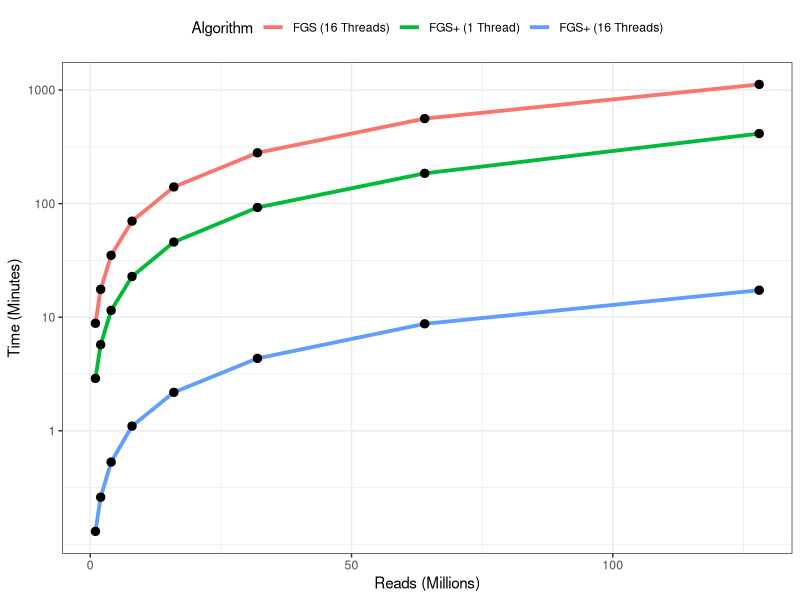
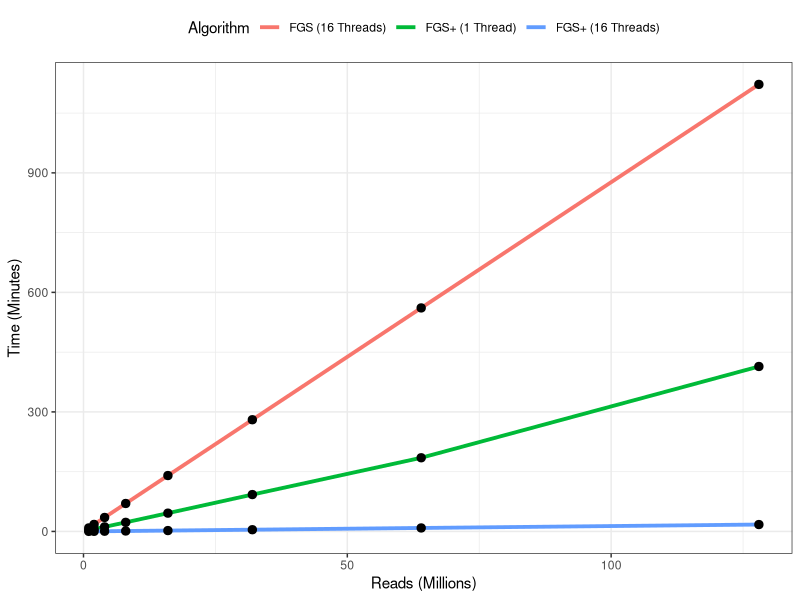

Here is the R script that generated these plots, in order:
## ---- chunk 1
library(ggplot2)
library(reshape2)
## ---- chunk 2
df <- read.table("fgsp_results.csv", header=T, sep=",")
names(df) <- c("reads_millions", "FGS+ (16 Threads)", "FGS+ (1 Thread)", "FGS (16 Threads)")
df.m <- melt(df, id.var=("reads_millions"), variable.name="Algorithm", value.name = "time_min")
df.m$Algorithm <- factor(df.m$Algorithm, levels=rev(c("FGS+ (16 Threads)", "FGS+ (1 Thread)", "FGS (16 Threads)")))
## ---- chunk 3
p1 <- ggplot(df.m, aes(x=reads_millions, y=time_min, group=Algorithm)) 
p1 <- p1 + geom_line(aes(color=Algorithm), size=1.3) 
p1 <- p1 + geom_point(size = 2.5) 
p1 <- p1 + scale_y_log10(breaks=c(1,10,100,1000))
p1 <- p1 + xlab("Reads (Millions)")
p1 <- p1 + ylab("Time (Minutes)")
p1 <- p1 + theme_bw()
p1 <- p1 + theme(legend.position="top")
p1 <- p1 + scale_fill_discrete( labels=c("Control", "Treatment 1", "Treatment 2"))
p1
## ---- chunk 4
p2 <- ggplot(df.m, aes(x=reads_millions, y=time_min, group=Algorithm)) 
p2 <- p2 + geom_line(aes(color=Algorithm), size=1.3) 
p2 <- p2 + geom_point(size = 2.5) 
p2 <- p2 + xlab("Reads (Millions)")
p2 <- p2 + ylab("Time (Minutes)")
p2 <- p2 + theme_bw()
p2 <- p2 + theme(legend.position="top")
p2 <- p2 + scale_fill_discrete( labels=c("Control", "Treatment 1", "Treatment 2"))
p2
## ---- chunk 5
temp_df <- subset(x = df.m, reads_millions == 128)
speed_up <- round(temp_df[3, "time_min"] / temp_df[1, "time_min"], digits = 1)
